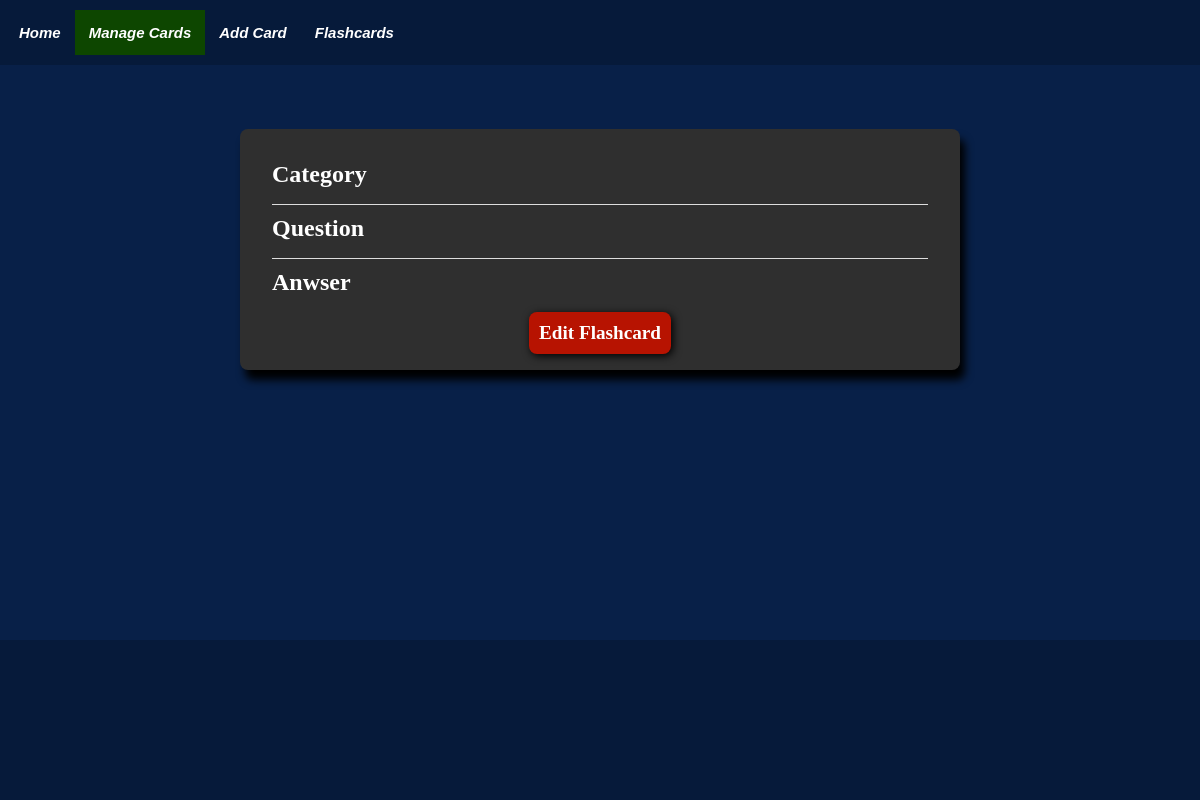
Page /view_flashcard/23 on the earlier database version.
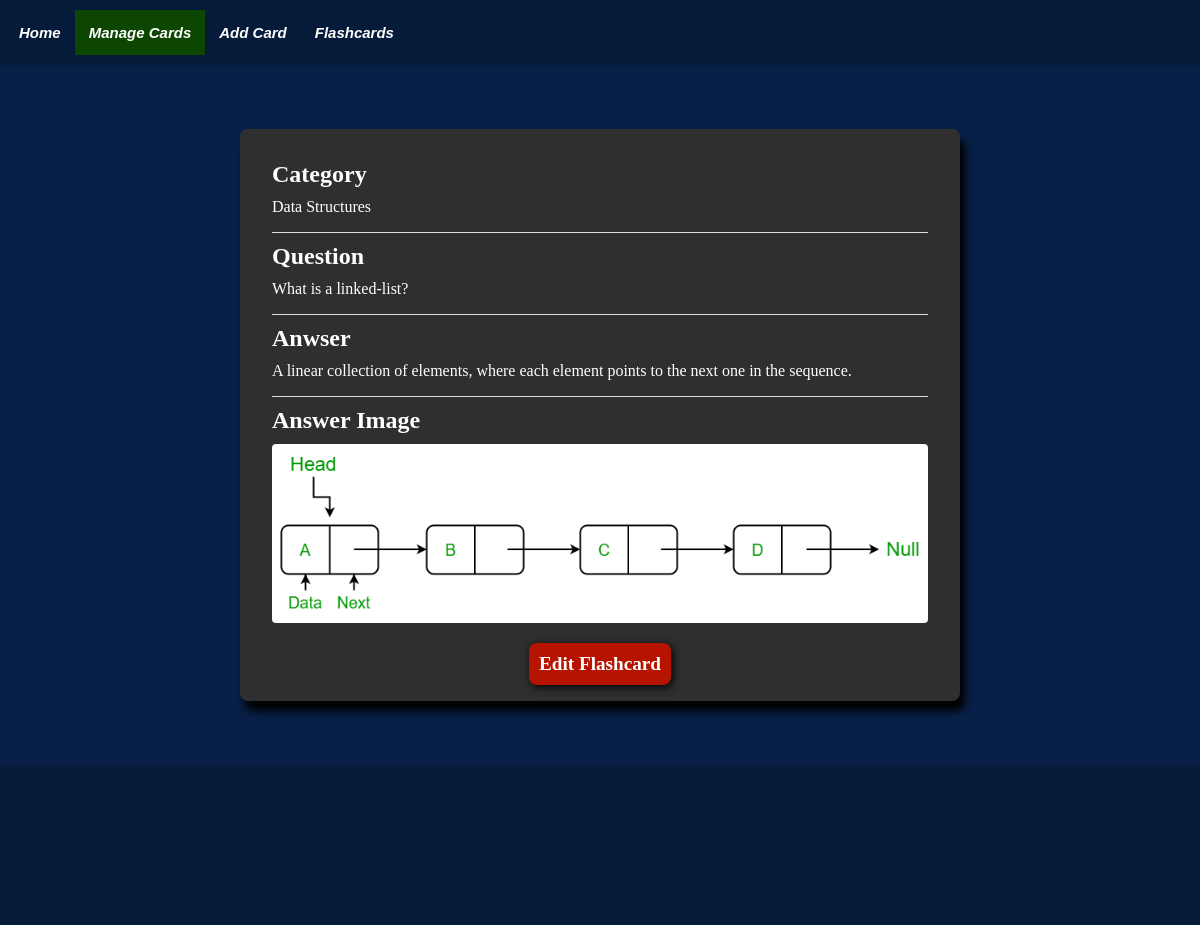
Same page on the later database version.
### tables this page shows
CREATE TABLE Flashcards(
                    cid INTEGER PRIMARY KEY AUTOINCREMENT,
                    category TEXT NOT NULL,
                    question TEXT,
                    answer TEXT,
                    qid INTEGER REFERENCES Figure(fid), 
                    aid INTEGER REFERENCES Figure(fid)
            );

CREATE TABLE Figure(
                    fid INTEGER PRIMARY KEY AUTOINCREMENT,
                    code_block TEXT,
                    code_type TEXT,
                    image_file TEXT
            );

### app/routes.py (the view)
@app.route("/view_flashcard/<key>")
def view_flashcard_route(key):
    data = database.view_card(key=key)
    categories = database.view_allcategories()
    return render_template('view_flashcard.html', nav_id="manage-page", data=data, categories=categories)

### app/database.py (called while the page is built)
def view_allcategories():
    try:
        with sqlite3.connect(DATABASE) as conn:
            c = conn.cursor()
            LOGGER.info(f"SELECT category, COUNT(*) as count FROM Flashcards GROUP BY category")
            c.execute("SELECT category, COUNT(*) as count FROM Flashcards GROUP BY category")
            card_data = c.fetchall()
            response = {}
            for x in card_data:
                key = x[0]              # Category type
                response[key] = x[1]    # Number of question in the category
        return response
    except sqlite3.Error as e:
        LOGGER.error(f"An error occured when retrieving from the database: {e}")
        return None

### app/templates/view_flashcard.html (shortened to what this page needs)
{% extends "base.html" %}
{% block content %}
<div class="flashcard-content">
    <div class="flashcard-content-inner">
        <h2>Category</h2>
        <p>{{ data['category'] | escape }}</p>
    </div>
    <div class="flashcard-content-inner">
        <h2>Question</h2>
        <p>{{ data['question'] | escape }}</p>
    </div>
    <div class="flashcard-content-inner">
        <h2>Anwser</h2>
        <p>{{ data['answer'] | escape }}</p>
    </div>
    {% if data['a_image_file'] %}
        <div class="flashcard-content-inner">
            <h2>Answer Image</h2>
            <img class="card-image" src="{{ url_for('static', filename='images/' + data['a_image_file']) }}" alt="{{ data['a_image_file'] }}">
        </div>
    {% endif %}
    <a class="edit-btn view-btn" href="{{ url_for('edit_flashcard_route', key=data['key']) | escape }}">
        Edit Flashcard
    </a>
</div>
{% endblock %}

### app/templates/base.html (shortened to what this page needs)
<!DOCTYPE html>
<html lang="en">
    <head>
        <link rel="stylesheet" type="text/css" href="{{ url_for('static', filename='css/base.css') }}">
        <link rel="stylesheet" type="text/css" href="{{ url_for('static', filename='css/prism.css') }}">
    </head>
    <body>
        <div id="nav-bar">
            <ul class="nav">
                <li><a href="{{  url_for('home')  }}" class="nav-tile {% if nav_id == 'home-page' %}active{% endif %}">Home</a></li>
                <li><a href="{{  url_for('manage_flashcards_route')  }}" class="nav-tile {% if nav_id == 'manage-page' %}active{% endif %}">Manage Cards</a></li>
                <li><a href="{{  url_for('add_flashcard_route')  }}" class="nav-tile {% if nav_id == 'add-page' %}active{% endif %}">Add Card</a></li>
                <li>
                    <div class="dropdown {% if nav_id == 'flashcard-page' %}active{% endif %}">
                        <button class="dropbtn nav-tile">Flashcards</button>
                    </div>
                </li>
            </ul>
        </div>
        <div id="flash-messages">
        </div>
        <div class="content">
            {% block content %}{% endblock %}
        </div>
        <footer></footer>
    </body>
</html>

### app/static/css/base.css (style rules this page uses)
* { padding: 0; margin: 0; box-sizing: border-box; }
body { background-color: #082048; font-family: 'Times New Roman', Times, serif; width: 100%; position: relative; display: flex; flex-direction: column; min-height: 100vh; }
.content { flex: 1; }
#nav-bar { padding: 10px 0px 10px 5px; margin-bottom: 1rem; background-color: rgba(0, 0, 0, 0.2); display: flex; flex-direction: row; }
.nav { list-style-type: none; margin: 0; padding: 0; overflow: hidden; }
.nav li { display: inline; float: left; }
.nav-tile { font-size: 15px; font-family: Arial, sans-serif; font-weight: bold; font-style: italic; display: block; color: #FFFFFF; text-align: center; padding: 14px; text-decoration: none; }
.active { background: #0d4600; }
.dropbtn { background-color: inherit; border: none; }
#flash-messages { margin: 0 4rem 1rem 4rem; height: 2rem; overflow: hidden; }
.card-image { border-radius: 4px; height: fit-content; max-height: 100%; max-width: 100%; }
.flashcard-content { background-color: #2f2f2f; color: #FFFFFF; box-shadow: 5px 10px 8px #000; margin: 0 auto 4rem auto; padding: 1rem; border-radius: 8px; width: 60vw; }
.flashcard-content-inner { margin: 1rem; border-top: 1px solid #ddd;; }
.flashcard-content-inner h2 { margin: 10px 0; }
.flashcard-content-inner:first-child { border-top: none; }
.edit-btn { border: none; display: block; margin: 0 auto; padding: 10px; background-color: #b71301; box-shadow: 2px 2px 8px #000; border-radius: 8px; color: #FFFFFF; font-weight: bold; font-size: larger; }
.view-btn { text-decoration: none; text-align: center; width:fit-content; }
footer { height: 10rem; background-color: rgba(0, 0, 0, 0.2); }

Differences in the rows shown:
added Flashcards: category "Data Structures", question "What is a linked-list?", answer "A linear collection of elements, where each element points to the next one in the sequence."
added Figure: image_file (picture)
Other differences:
text now shown: "Answer Image"
